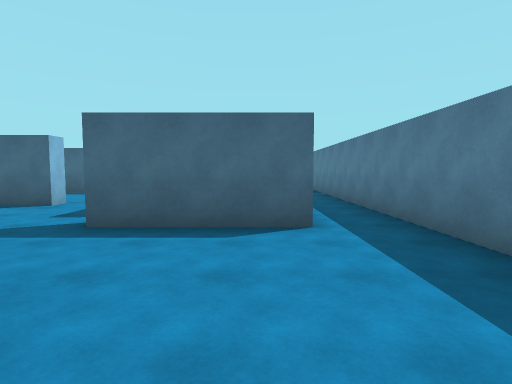
View 1 (above)

17 first-person views from a walk through a 3-D level made in the Unity game engine. The camera is 1.5 m above the floor, tilts 4° down and sees 80° across. The floor is counted in squares, 2 m on a side. Each view is taken from the middle of a square. On the plan, view 1 faces up. The plan holds only what a view shows up to about 10 squares ahead; the rest is blank. The player is left out.

View 2
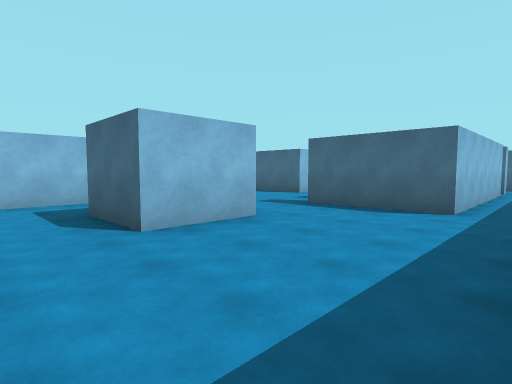

View 3
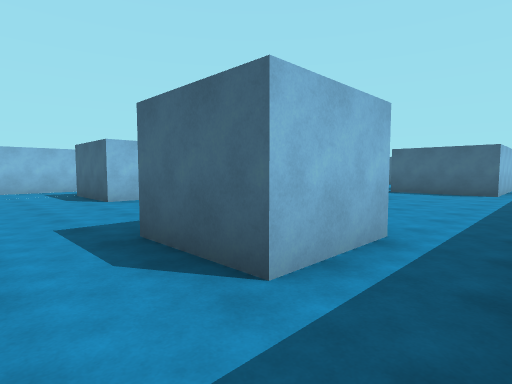

View 4
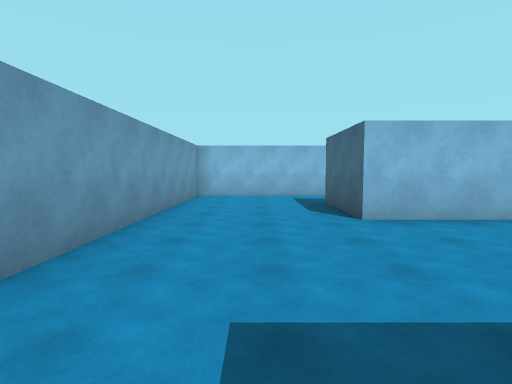

View 5
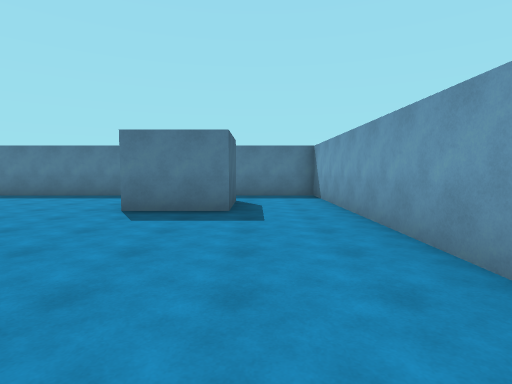

View 6
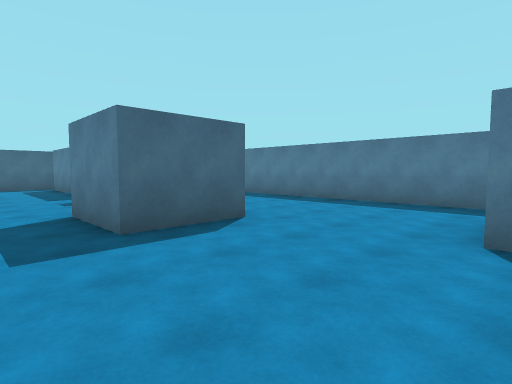

View 7
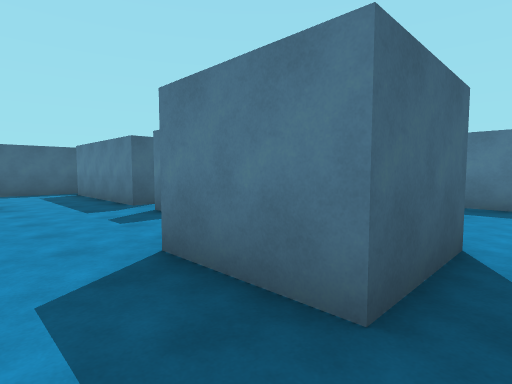

View 8
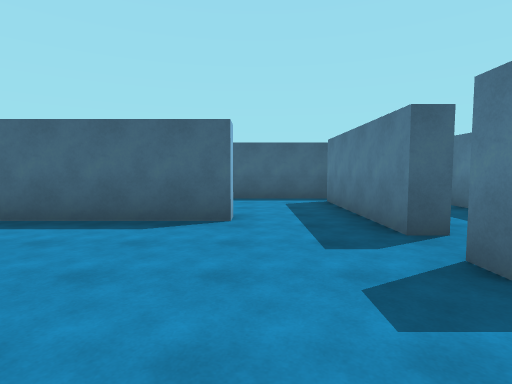

View 9
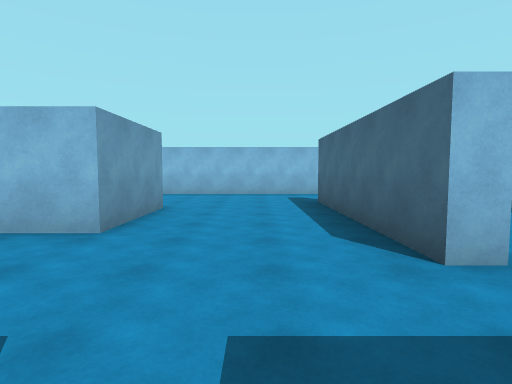

View 10
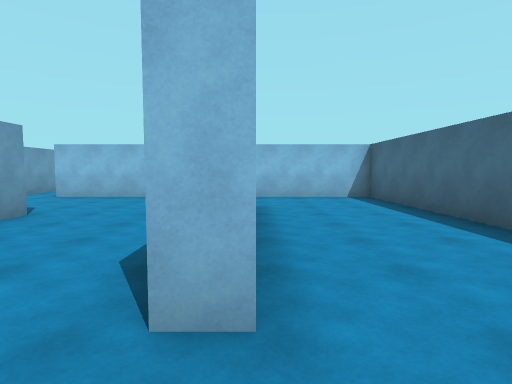

View 11
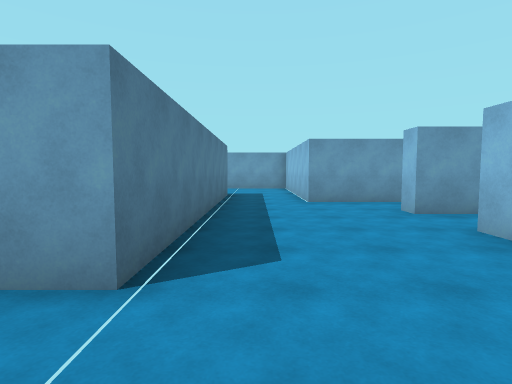

View 12
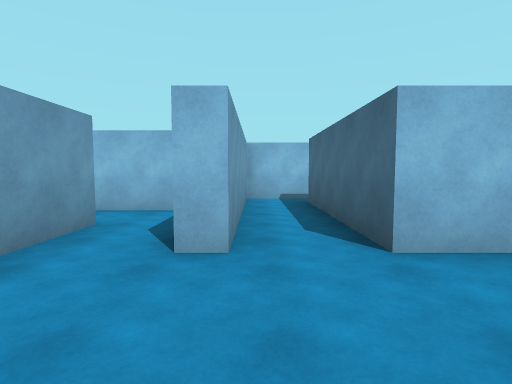

View 13
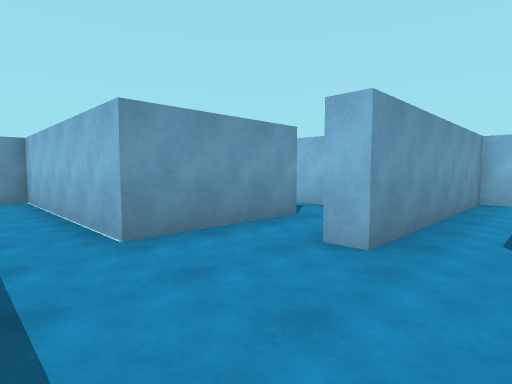

View 14
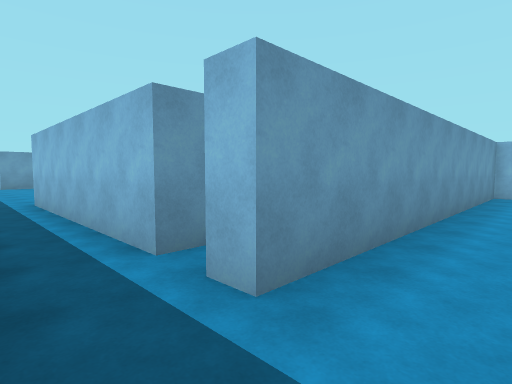

View 15
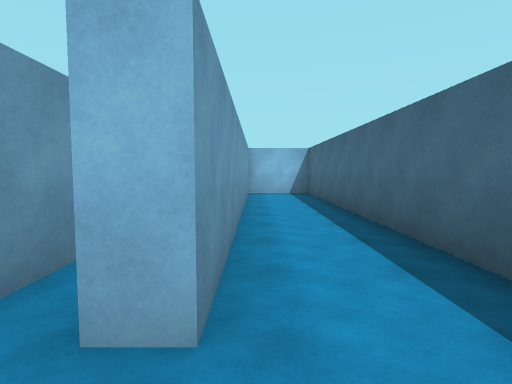

View 16
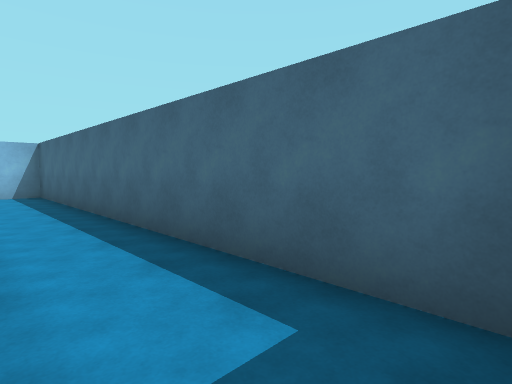

View 17
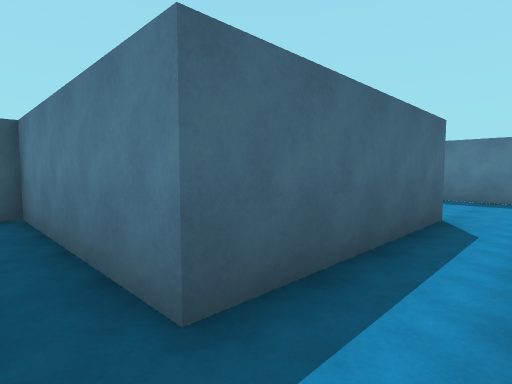

### Floor plan
Ten units are one square. View 1 is at (0, 0); x grows to the right and y downward. Boxes are objects, and circles mark ways between rooms. Rooms are numbered by the first view taken in them; rooms with no view inside come last. Other rooms are left out.
<svg viewBox="-178 -133 206 215">
<path fill="none" stroke="#000" d="M-16 -16 -16 4 -36 4M-56 -2 -56 44 -81 44M7 34 7 55 -14 55 -14 35M23 31 23 -100M-5 -95 7 -95 7 -40 -22 -40M-103 45 -103 77 6 77M19 -128 -82 -128 -82 -108 7 -108 7 -102M6 77 23 77 23 54M-118 -76 -118 -12 -162 -12 -162 -57M-115 22 -103 22 -103 45M-44 -71 -44 -65 -94 -65M-36 4 -36 -16M-22 -40 -22 -45M-81 44 -81 -31 -56 -31 -56 -19M-16 -55 -22 -55 -22 -75M-173 -15 -173 2 -118 2 -118 8M-68 -103 -118 -103 -118 -76M-22 -75 -22 -95M-20 -103 -46 -103M-132 22 -115 22M-148 15 -148 25"/>
<circle cx="-5" cy="65" r="3" fill="#2a7"/>
<circle cx="15" cy="45" r="3" fill="#2a7"/>
<circle cx="-20" cy="-25" r="3" fill="#2a7"/>
<circle cx="-45" cy="-5" r="3" fill="#2a7"/>
<circle cx="-95" cy="35" r="3" fill="#2a7"/>
<circle cx="-105" cy="-70" r="3" fill="#2a7"/>
<circle cx="-35" cy="-70" r="3" fill="#2a7"/>
<circle cx="-125" cy="20" r="3" fill="#2a7"/>
<text x="-10" y="-10">1</text>
<text x="10" y="60">2</text>
<text x="-90" y="-30">3</text>
<text x="-70" y="-90">4</text>
<text x="-130" y="20">5</text>
</svg>
Room 1 opens to room 2. Room 1 opens to room 3. Room 3 opens to room 4. Room 3 opens to room 5.

Where each view was taken, in squares from view 1:
view 1: 0 up, 0 right, facing up
view 2: 2 down, 2 right, facing up-left
view 3: 7 down, 2 right, facing up-left
view 4: 6 down, 1 left, facing left
view 5: 6 down, 7 left, facing right
view 6: 4 down, 5 left, facing up-right
view 7: 1 down, 5 left, facing up-right
view 8: 2 up, 4 left, facing up
view 9: 5 up, 2 left, facing left
view 10: 7 up, 3 left, facing left
view 11: 5 up, 9 left, facing down
view 12: 0 up, 9 left, facing left
view 13: 1 up, 9 left, facing down-left
view 14: 12 up, 2 right, facing down-left
view 15: 11 up, 2 right, facing left
view 16: 11 up, 2 right, facing up-left
view 17: 0 up, 17 left, facing up-right
